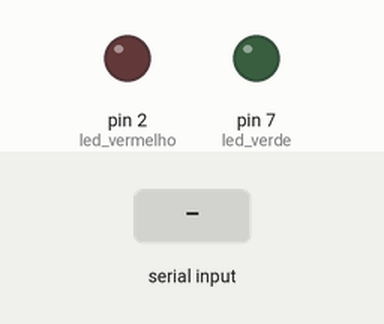
Simulated run of this sketch. Board: Arduino Uno, built with avr-gcc and run on an emulated ATmega328P. Parts: output pins drawn as LEDs (lit = HIGH). Inputs (shaded band) come from the test bench.

Above: at 1.2 s.
1.3 s: "G" received over Serial
At 1.6 s:
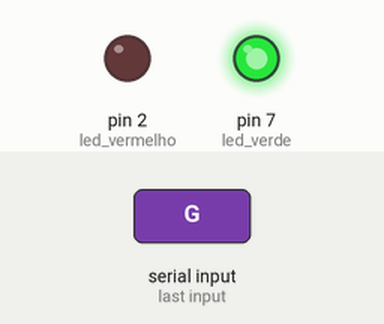
2.8 s: "R" received over Serial
At 3.9 s:
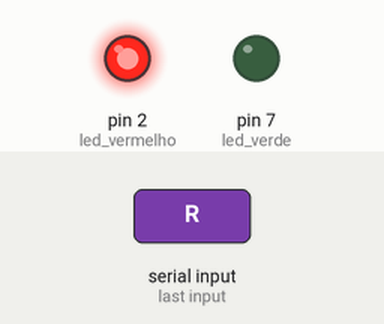
4.3 s: "O" received over Serial
At 5.1 s:
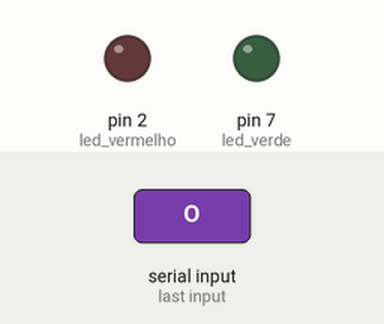
Timing chart, 0 to 7.3 s (numbered marks = the images above; inputs shaded):
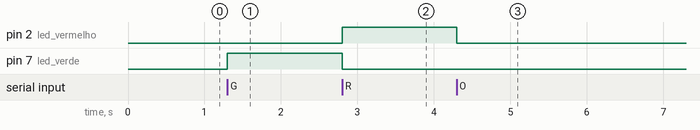

The sketch:

setup_arduino.ino
```cpp
int led_verde = 7; // LED verde na porta 7
int led_vermelho = 2; // LED vermelho na porta 2

void setup() {
  pinMode(led_verde, OUTPUT);
  pinMode(led_vermelho, OUTPUT);
  Serial.begin(9600); // Inicializar comunicação serial
}

void loop() {
  if (Serial.available()) {
    char comando = Serial.read();
    if (comando == 'G') {
      digitalWrite(led_verde, HIGH);
      digitalWrite(led_vermelho, LOW);
    }
    else if (comando == 'R') {
      digitalWrite(led_vermelho, HIGH);
      digitalWrite(led_verde, LOW);
    }
    else if (comando == 'O') {
      digitalWrite(led_vermelho, LOW);
      digitalWrite(led_verde, LOW);
    }
  }
}
```

Measured:
- after the input at 1.3 s, pin 7 (led_verde): LOW → HIGH at once
- after the input at 2.8 s, pin 2 (led_vermelho): LOW → HIGH at once; pin 7 (led_verde): HIGH → LOW at once
- after the input at 4.3 s, pin 2 (led_vermelho): HIGH → LOW at once
